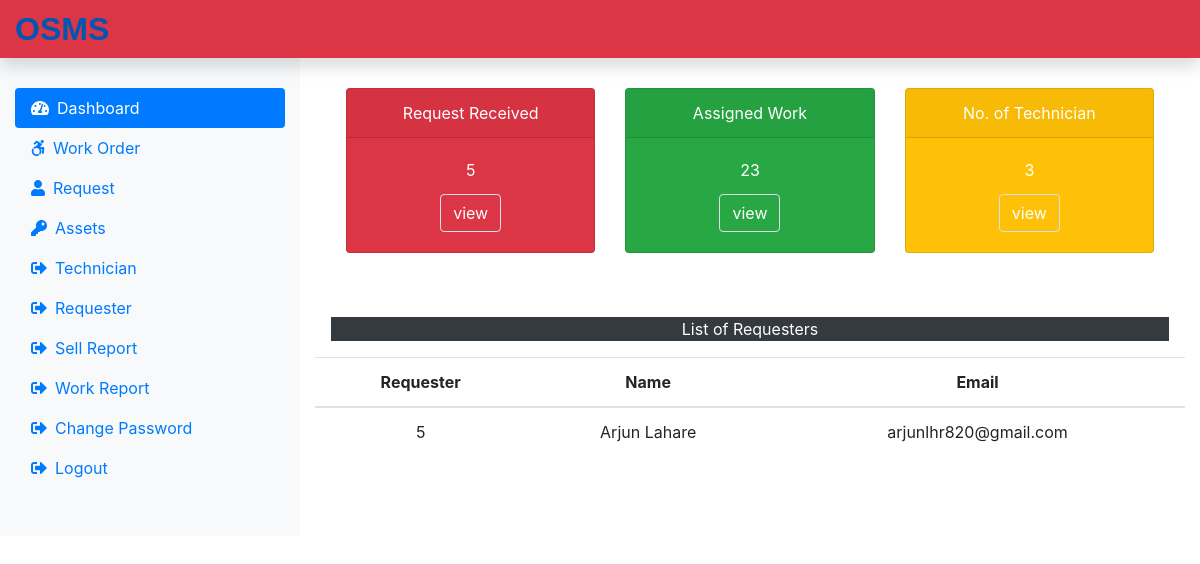
Page /admin/dashboard.php (signed in) on the committed database.
### tables this page shows
CREATE TABLE `submitrequest` (
  `submitrequestid` int(11) NOT NULL,
  `submitrequestinfo` text NOT NULL,
  `submitrequestdesc` text NOT NULL,
  `submitrequestname` varchar(60) NOT NULL,
  `submitrequestadd1` text NOT NULL,
  `submitrequestadd2` text NOT NULL,
  `submitrequestcity` varchar(60) NOT NULL,
  `submitrequeststate` varchar(60) NOT NULL,
  `submitrequestzip` int(11) NOT NULL,
  `submitrequestemail` text NOT NULL,
  `submitrequestmobile` bigint(20) NOT NULL,
  `submitrequestdate` date NOT NULL
);

### admin/dashboard.php (the view, shortened to what this page needs)
<?php
include('admininclude/header.php');
include('../dbconnection.php');
$sqlrequest = "SELECT max(submitrequestid) from submitrequest";
$result = $conn->query($sqlrequest);
$row = mysqli_fetch_row($result);
$submitrequest =  $row[0];
$sqlrequest = "SELECT max(assignrequestid) from assignwork";
$result = $conn->query($sqlrequest);
$row = mysqli_fetch_row($result);
$assignwork =  $row[0];
$sqlrequest = "SELECT max(empid) from technician";
$result = $conn->query($sqlrequest);
$row = mysqli_fetch_row($result);
$technician =  $row[0];
?>
        <div  class="col-sm-8 col-md-9">
            <div class="row text-center mx-3">
                <div class="col-md-4 mt-5">
                    <div class="card text-white bg-danger mb-3" style="max-width: 18rem;">
                        <div class="card-header">Request Received </div>
                        <div class="card-body">
                            <div class="card-title text-center"><?php echo $submitrequest; ?></div>
                            <a href="request.php" class="btn text-white border">view</a>
                        </div>
                    </div>
                </div>
                <div class="col-sm-4 mt-5">
                    <div class="card text-white bg-success mb-3" style="max-width: 18rem;">
                        <div class="card-header">Assigned Work</div>
                        <div class="card-body">
                            <div class="card-title text-center"><?php echo $assignwork; ?></div>
                            <a href="work.php" class="btn text-white border">view</a>
                        </div>
                    </div>
                </div>
                <div class="col-sm-4 mt-5">
                    <div class="card text-white bg-warning mb-3" style="max-width: 18rem;">
                        <div class="card-header">No. of Technician </div>
                        <div class="card-body">
                            <div class="card-title text-center"><?php echo $technician; ?></div>
                            <a href="technician.php" class="btn text-white border">view</a>
                        </div>
                    </div>
                </div>
            </div>
            <div class="mx-3 mt-5 text-center">
                <p class="bg-dark text-white">List of Requesters</p>
            </div>
            <?php
                $sql = "SELECT * FROM submitrequest";
                $result=$conn->query($sql);
                if ($result->num_rows > 0){
                    echo
                    '<table class="table text-center">
                        <thead>
                        <tr>
                            <th scope="col">Requester</th>
                            <th scope="col">Name</th>
                            <th scope="col">Email</th>
                        </tr>
                        </thead>
                        <tbody>';
                            while($row = $result->fetch_assoc()){
                                 echo '<tr>';
                                 echo    '<td>' .$row["submitrequestid"]. '</td>';
                                 echo    '<td>' .$row["submitrequestname"]. '</td>';
                                 echo    '<td>' .$row["submitrequestemail"]. '</td>';
                                echo '</tr>';
                            }
                        echo '</tbody>
                    </table>';
                } else {
                    echo '0 Results';
                }
            ?>
        </div>
<?php
include('admininclude/footer.php');
?>

### rows in the picture
submitrequest: submitrequestid "5", submitrequestname "Arjun Lahare", submitrequestemail "arjunlhr820@gmail.com"

### other values in the picture
$submitrequest "5"
$assignwork "23"
$technician "3"
